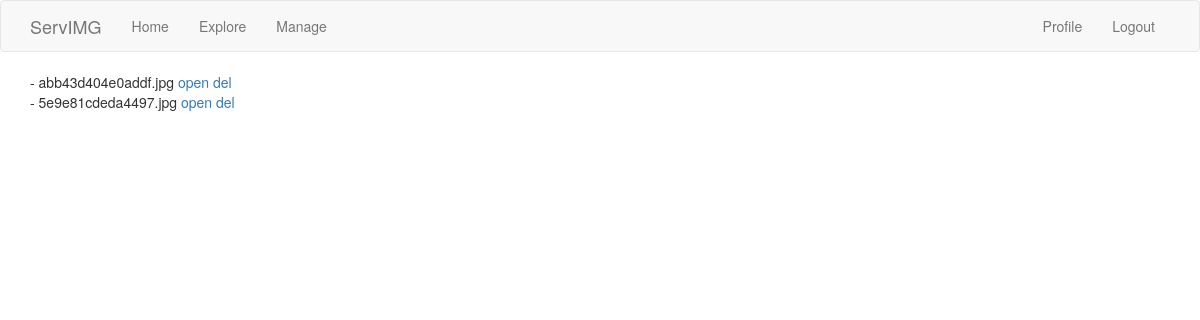
The app's page /manage (signed in), older data.
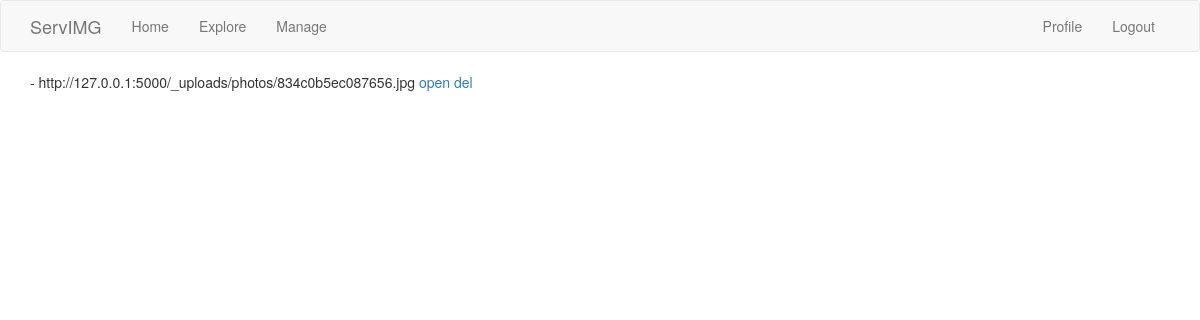
The same page, newer data.
### app/models.py (models this page shows, shortened)
class Post(db.Model):
    id = db.Column(db.Integer, primary_key=True)
    title = db.Column(db.String(140))
    url = db.Column(db.String(140))
    timestamp = db.Column(db.DateTime, index=True, default=datetime.utcnow)
    user_id = db.Column(db.Integer, db.ForeignKey('user.id'))

### app/routes.py (the view)
@app.route('/manage')
@login_required
def manage():
    files_user = Post.query.filter_by(author=current_user).all()
    urls = []
    for f in files_user:
        urls.append(f.url)
    return render_template('manage.html', files_list=urls)

### app/models.py (called while the page is built)
@login.user_loader
def load_user(id):
    return User.query.get(int(id))

### app/routes.py (called while the page is built)
@app.before_request
def before_request():
    if current_user.is_authenticated:
        current_user.last_seen = datetime.utcnow()
        db.session.commit()

### app/templates/manage.html
{% extends "base.html" %}
{% block app_content %}
{% for photo in files_list %}
    - {{ photo }}
    <a href="{{ url_for('open_file', filename=photo) }}">open</a>
    <a href="{{ url_for('delete_file', filename=photo) }}">del</a><br>
{% endfor %}
{% endblock %}

Row changes from the older to the newer data that the page shows:
no longer on this page (row edited): Post: url "abb43d404e0addf.jpg"
removed Post: url "5e9e81cdeda4497.jpg"
added Post: url "http://127.0.0.1:5000/_uploads/photos/834c0b5ec087656.jpg"
